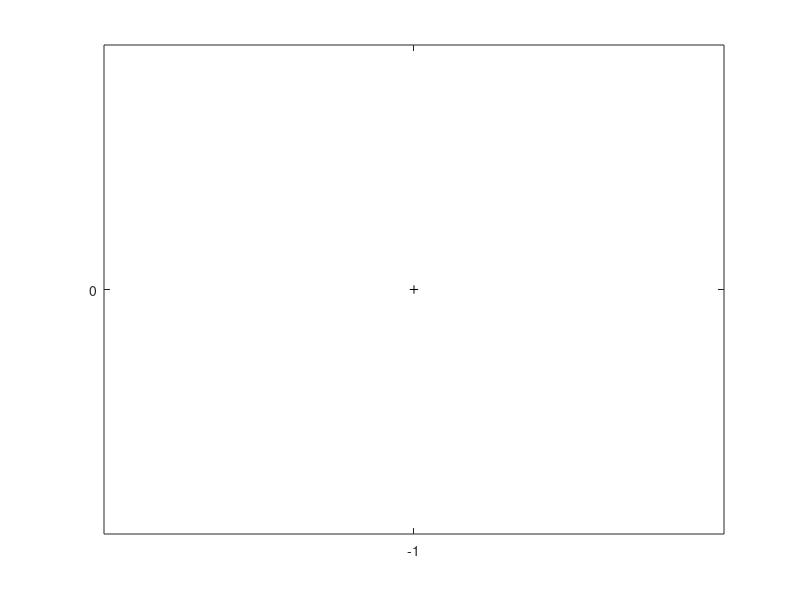

The MATLAB script that drew this image: (Note: this script raises an error after producing the figure.)
% demomeanwm shows meanwm.m in action

x1 = [-1; 0];
C1 = [0.001 0.0005; 0.0005 0.002];
x2 = [-1; 0.5];
C2 = [0.002 -0.001; -0.001 0.003];
x3 = [1; -1];
C3 = [0.003 0.00005; 0.00005 0.0001];
x4 = [0.8; -1.3];
C4 = [0.0015 -0.0001; -0.0001 0.005];
x5 = [1.1; -0.8];
C5 = [0.005 0.0005; 0.0005 0.0001];
x6 = [0.5; 0.2];
C6 = [0.003 -0.001; -0.001 0.005];
x7 = [0.55; 0.15];
C7 = [0.005 0.0002; 0.0002 0.001];

figure(1); clf; hold on; axis equal; set(gca,'Box','on');

plot(x1(1),x1(2),'k+');
drawprobellipse(x1,C1,0.95,'b');
plot(x2(1),x2(2),'k+');
drawprobellipse(x2,C2,0.95,'b');
plot(x3(1),x3(2),'k+');
drawprobellipse(x3,C3,0.95,'b');
plot(x4(1),x4(2),'k+');
drawprobellipse(x4,C4,0.95,'b');
plot(x5(1),x5(2),'k+');
drawprobellipse(x5,C5,0.95,'b');
plot(x6(1),x6(2),'k+');
drawprobellipse(x6,C6,0.95,'b');
plot(x7(1),x7(2),'k+');
drawprobellipse(x7,C7,0.95,'b');

x = cat(2,x1,x2);
C = cat(3,C1,C2);
[xw,Cw] = meanwm(x,C);
plot(xw(1),xw(2),'r+');
drawprobellipse(xw,Cw,0.95,'r');

x = cat(2,x3,x4,x5);
C = cat(3,C3,C4,C5);
[xw,Cw] = meanwm(x,C);
plot(xw(1),xw(2),'r+');
drawprobellipse(xw,Cw,0.95,'r');

x = cat(2,x6,x7);
C = cat(3,C6,C7);
[xw,Cw] = meanwm(x,C);
plot(xw(1),xw(2),'r+');
drawprobellipse(xw,Cw,0.95,'r');
